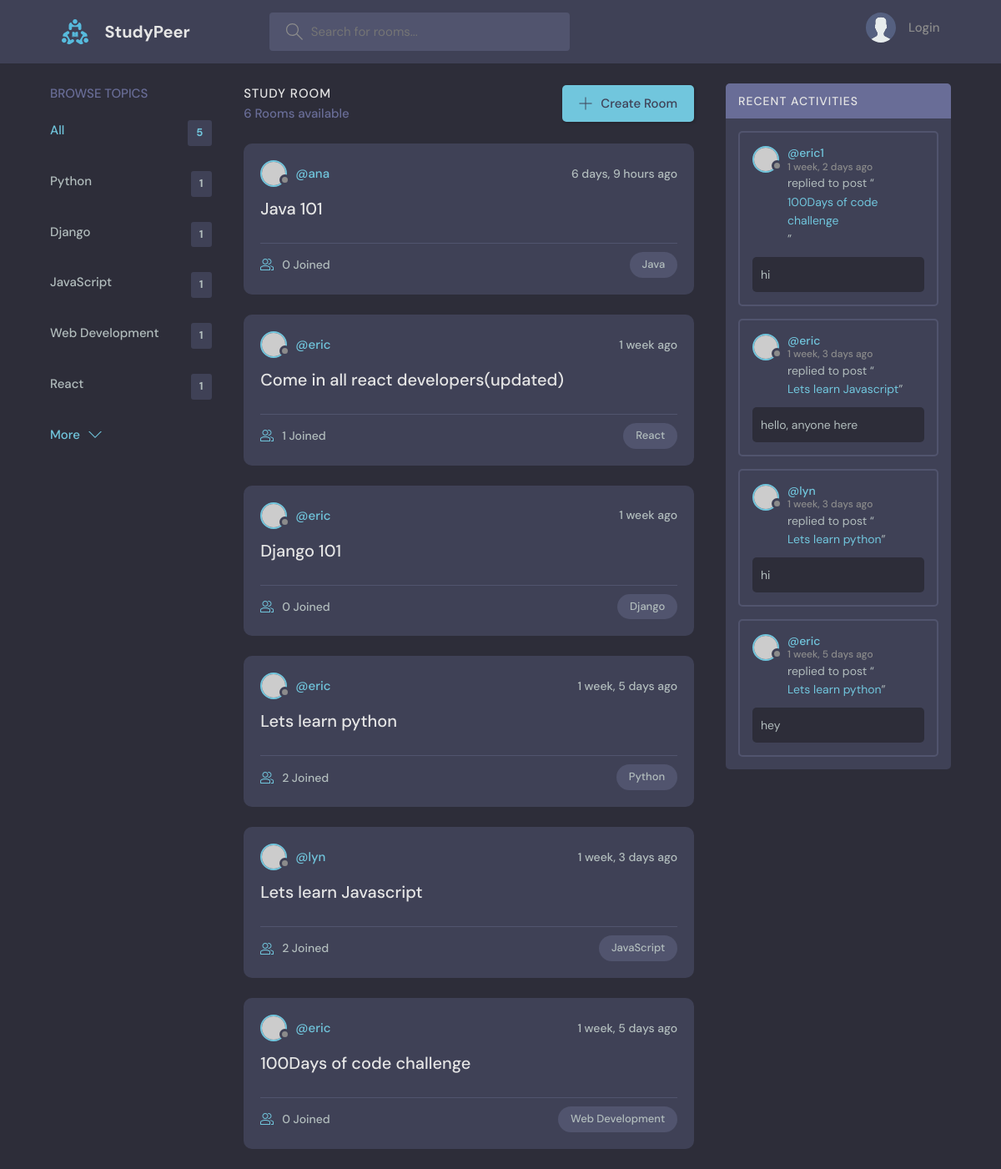
The page / on the database its author committed.
### base/models.py (models this page shows, shortened)
class Topic(models.Model):
    name = models.CharField(max_length=200)

class Room(models.Model):
    host = models.ForeignKey(User, on_delete=models.SET_NULL, null=True)
    topic = models.ForeignKey(Topic, on_delete=models.SET_NULL, null=True)
    name = models.CharField(max_length=200)
    description = models.TextField(null=True, blank=True)
    participants = models.ManyToManyField(
        User, related_name='participants', blank=True)
    updated = models.DateTimeField(auto_now=True)
    created = models.DateTimeField(auto_now_add=True)
    class Meta:
        ordering = ['-updated', '-created']
    def __str__(self):
        return self.name

class Message(models.Model):
    user = models.ForeignKey(User, on_delete=models.CASCADE)
    room = models.ForeignKey(Room, on_delete=models.CASCADE)
    body = models.TextField()
    updated = models.DateTimeField(auto_now=True)
    created = models.DateTimeField(auto_now_add=True)
    class Meta:
        ordering = ['-updated', '-created']

### base/views.py (the view)
# urls.py: path('', views.home, name="home"),
def home(request):
    q = request.GET.get('q') if request.GET.get('q') != None else ''
    rooms = Room.objects.filter(
            Q(topic__name__icontains=q) |
            Q(name__icontains=q) |
            Q(description__icontains=q)
        )
    topics = Topic.objects.all()[0:5]
    room_count = rooms.count()
    room_messages = Message.objects.filter(Q(room__topic__name__icontains=q))
    context = {'rooms':rooms, 'topics':topics, 'room_count':room_count, 'room_messages':room_messages}
    return render(request, 'base/home.html', context)

### base/templates/base/home.html (shortened to what this page needs)
{% extends 'main.html' %}
{% block content %}
    <main class="layout layout--3">
      <div class="container">
        {% include 'base/topics_component.html' %}
        <div class="roomList">
          <div class="roomList__header">
            <div>
              <h2>Study Room</h2>
              <p>{{room_count}} Rooms available</p>
            </div>
            <a class="btn btn--main" href="{% url 'create-room' %}">
              <svg version="1.1" xmlns="http://www.w3.org/2000/svg" width="32" height="32" viewBox="0 0 32 32">
                <title>add</title>
                <path
                  d="M16.943 0.943h-1.885v14.115h-14.115v1.885h14.115v14.115h1.885v-14.115h14.115v-1.885h-14.115v-14.115z"
                ></path>
              </svg>
              Create Room
            </a>
          </div>
          {% include 'base/feed_component.html' %}
        </div>
        {% include 'base/activity_component.html' %}
      </div>
    </main>
{% endblock content %}

### base/templates/base/topics_component.html
<div class="topics">
    <div class="topics__header">
      <h2>Browse Topics</h2>
    </div>
    <ul class="topics__list">
      <li>
        <a href="{% url 'home' %}" class="active">All <span>{{topics.count}}</span></a>
      </li>
      {% for topic in topics %}
      <li>
        <a href="{% url 'home' %}?q={{topic.name}}">{{topic.name}} <span>{{topic.room_set.all.count}}</span></a>
      </li>
      {% endfor %}
    </ul>
    <a class="btn btn--link" href="{% url 'topics' %}">
      More
      <svg version="1.1" xmlns="http://www.w3.org/2000/svg" width="32" height="32" viewBox="0 0 32 32">
        <title>chevron-down</title>
        <path d="M16 21l-13-13h-3l16 16 16-16h-3l-13 13z"></path>
      </svg>
    </a>
  </div>

### base/templates/base/feed_component.html (shortened to what this page needs)
{% for room in rooms %}
<div class="roomListRoom">
    <div class="roomListRoom__header">
      <a href="{% url 'user-profile' room.host.id %}" class="roomListRoom__author">
        <div class="avatar avatar--small">
          <img src="https://randomuser.me/api/portraits/women/11.jpg" />
        </div>
        <span>@{{room.host.username}}</span>
      </a>
      <div class="roomListRoom__actions">
        <span>{{room.created|timesince}} ago</span>
      </div>
    </div>
    <div class="roomListRoom__content">
      <a href="{% url 'room' room.id %}">{{room.name}}</a>
    </div>
    <div class="roomListRoom__meta">
      <a href="{% url 'room' room.id %}" class="roomListRoom__joined">
        {{room.participants.all.count}} Joined
      </a>
      <p class="roomListRoom__topic">{{room.topic.name}}</p>
    </div>
  </div>
{% endfor %}

### base/templates/base/activity_component.html (shortened to what this page needs)
<div class="activities">
    <div class="activities__header">
      <h2>Recent Activities</h2>
    </div>
    {% for message in room_messages %}
    <div class="activities__box">
      <div class="activities__boxHeader roomListRoom__header">
        <a href="{% url 'user-profile' message.user.id%}" class="roomListRoom__author">
          <div class="avatar avatar--small">
            <img src="https://randomuser.me/api/portraits/women/11.jpg" />
          </div>
          <p>
            @{{message.user}}
            <span>{{message.created|timesince}} ago</span>
          </p>
        </a>
      </div>
      <div class="activities__boxContent">
        <p>replied to post “<a href="{% url 'room' message.room.id %}">{{message.room}}</a>”</p>
        <div class="activities__boxRoomContent">
          {{message.body}}
        </div>
      </div>
    </div>
    {% endfor %}
  </div>

### rows shown on the page
Topic: name "Python", room_set.all.count "1"
Topic: name "Django", room_set.all.count "1"
Topic: name "JavaScript", room_set.all.count "1"
Topic: name "Web Development", room_set.all.count "1"
Topic: name "React", room_set.all.count "1"
Room: host.username "ana", created "6 days, 9 hours", name "Java 101", participants.all.count "0", topic.name "Java"
Room: host.username "eric", created "1 week", name "Come in all react developers(updated)", participants.all.count "1", topic.name "React"
Room: host.username "eric", created "1 week", name "Django 101", participants.all.count "0", topic.name "Django"
Room: host.username "eric", created "1 week, 5 days", name "Lets learn python", participants.all.count "2", topic.name "Python"
Room: host.username "lyn", created "1 week, 3 days", name "Lets learn Javascript", participants.all.count "2", topic.name "JavaScript"
Room: host.username "eric", created "1 week, 5 days", name "100Days of code challenge", participants.all.count "0", topic.name "Web Development"
Message: user "eric1", created "1 week, 2 days", room "100Days of code challenge", body "hi"
Message: user "eric", created "1 week, 3 days", room "Lets learn Javascript", body "hello, anyone here"
Message: user "lyn", created "1 week, 3 days", room "Lets learn python", body "hi"
Message: user "eric", created "1 week, 5 days", room "Lets learn python", body "hey"

### other values the page prints
{{ topics.count }} "5"
{{ room_count }} "6"
